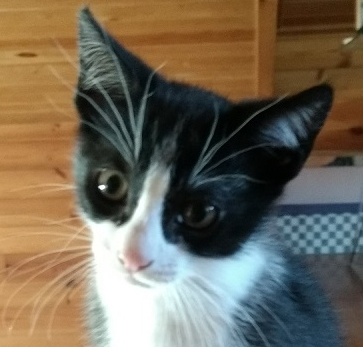
#> input picture images/cat-face.png, 363 x 347 px
$ python Filter2DKernels.py
#> lines starting #> are read from the running program, lines starting #| are printed output that depends on the picture
import cv2
import numpy as np
import matplotlib.pyplot as plt

def ShowWithMatplotlib(colorImg, title, pos):
    imgRGB=colorImg[:, :, ::-1]
    ax=plt.subplot(3, 4, pos)
    plt.imshow(imgRGB)
    plt.title(title)
    plt.axis('off')

plt.figure(figsize=(12, 6))
plt.suptitle("Comparing different kernels using cv2.filter2D()", fontsize=14, fontweight='bold')
image=cv2.imread('images/cat-face.png')
#> image is the input picture: shape (347, 363, 3); mean B, G, R 87.1, 104.1, 114.1

kernelIdentity=np.array([[0, 0, 0],
                         [0, 1, 0],
                         [0, 0, 0]])
kernelEdgeDetection1=np.array([[1, 0, -1],
                               [0, 0, 0],
                               [-1, 0, 1]])
kernelEdgeDetection2=np.array([[0, 1, 0],
                               [1, -4, 1],
                               [0, 1, 0]])
kernelEdgeDetection3=np.array([[-1, -1, -1],
                               [-1, 8, -1],
                               [-1, -1, -1]])
kernelSharpen=np.array([[0, -1, 0],
                        [-1, 5, -1],
                        [0, -1, 0]])
kernelUnsharpMasking=-1/256*np.array([[1, 4, 6, 4, 1],
                                      [4, 16, 24, 16, 4],
                                      [6, 24, -476, 24, 6],
                                      [4, 16, 24, 16, 4],
                                      [1, 4, 6, 4, 1]])
kernelBlur=1/9*np.array([[1, 1, 1],
                         [1, 1, 1],
                         [1, 1, 1]])
gaussianBlur=1/16*np.array([[1, 2, 1],
                            [2, 4, 2],
                            [1, 2, 1]])
kernelEmboss=np.array([[-2, -1, 0],
                       [-1, 1, 1],
                       [0, 1, 2]])
sobelXKernel=np.array([[1, 0, -1],
                       [2, 0, -2],
                       [1, 0, -1]])
sobelYKernel=np.array([[1, 2, 1],
                       [0, 0, 0],
                       [-1, -2, -1]])
outlineKernel=np.array([[-1, -1, -1],
                        [-1, 8, -1],
                        [-1, -1, -1]])

originalImage=cv2.filter2D(image, -1, kernelIdentity)
edgeImage1=cv2.filter2D(image, -1, kernelEdgeDetection1)
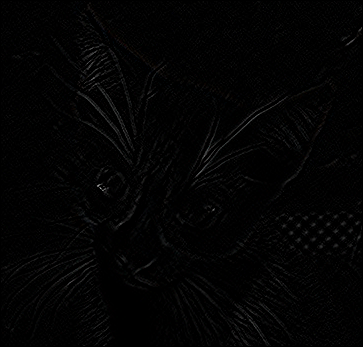
#> edgeImage1: shape (347, 363, 3); mean B, G, R 3.1, 3.1, 3.1
edgeImage2=cv2.filter2D(image, -1, kernelEdgeDetection2)
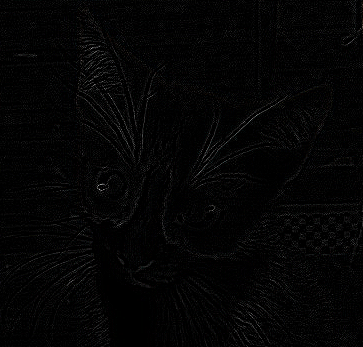
#> edgeImage2: shape (347, 363, 3); mean B, G, R 4.3, 4.3, 4.3
edgeImage3=cv2.filter2D(image, -1, kernelEdgeDetection3)
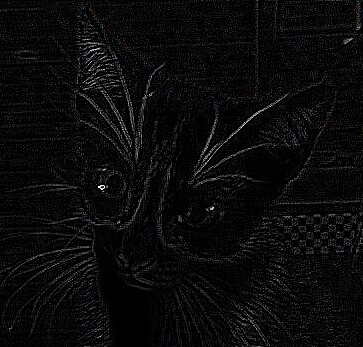
#> edgeImage3: shape (347, 363, 3); mean B, G, R 10.1, 9.9, 10
sharpenImage=cv2.filter2D(image, -1, kernelSharpen)
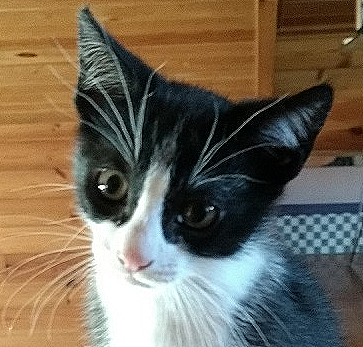
#> sharpenImage: shape (347, 363, 3); mean B, G, R 87.3, 104.2, 114.4
unsharpMaskingImage=cv2.filter2D(image, -1, kernelUnsharpMasking)
blurImage=cv2.filter2D(image, -1, kernelBlur)
gaussianBlurImage=cv2.filter2D(image, -1, gaussianBlur)
embossImage=cv2.filter2D(image, -1, kernelEmboss)
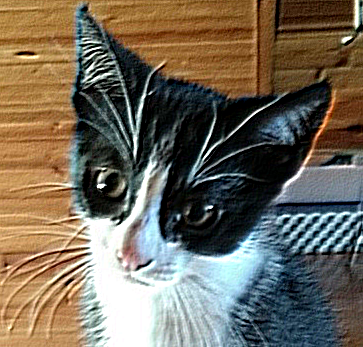
#> embossImage: shape (347, 363, 3); mean B, G, R 89.7, 105.2, 114.6
sobelXImage=cv2.filter2D(image, -1, sobelXKernel)
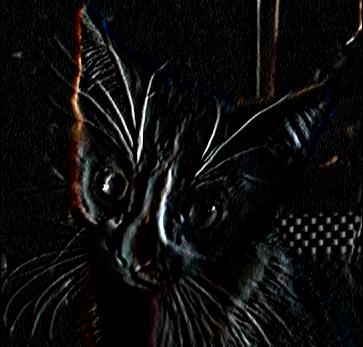
#> sobelXImage: shape (347, 363, 3); mean B, G, R 12.8, 13.1, 13.5
sobelYImage=cv2.filter2D(image, -1, sobelYKernel)
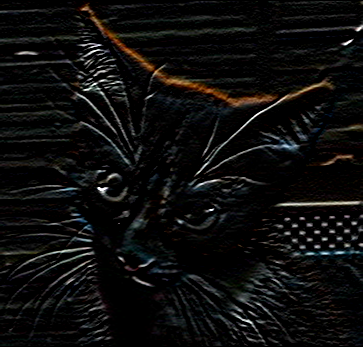
#> sobelYImage: shape (347, 363, 3); mean B, G, R 12.6, 13.2, 13.5
outlineImage=cv2.filter2D(image, -1, outlineKernel)

ShowWithMatplotlib(originalImage, "identity kernel", 1)
ShowWithMatplotlib(edgeImage1, "edge detection 1", 2)
ShowWithMatplotlib(edgeImage2, "edge detection 2", 3)
ShowWithMatplotlib(edgeImage3, "edge detection 3", 4)
ShowWithMatplotlib(sharpenImage, "sharpen", 5)
ShowWithMatplotlib(unsharpMaskingImage, "unsharp masking", 6)
ShowWithMatplotlib(blurImage, "blur image", 7)
ShowWithMatplotlib(gaussianBlurImage, "gaussian blur image", 8)
ShowWithMatplotlib(embossImage, "emboss image", 9)
ShowWithMatplotlib(sobelXImage, "sobel x image", 10)
ShowWithMatplotlib(sobelYImage, "sobel y image", 11)
ShowWithMatplotlib(outlineImage, "outline image", 12)
plt.show()

$ run again, with images/cat.png copied over images/cat-face.png
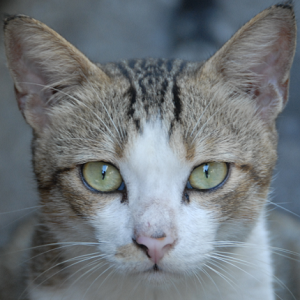
#> input picture images/cat.png, 300 x 300 px
#> image is the input picture: shape (300, 300, 3); mean B, G, R 123, 118.5, 112.1
#> `embossImage=cv2.filter2D(image, -1, kernelEmboss)`:
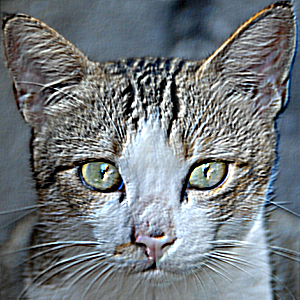
#> embossImage: shape (300, 300, 3); mean B, G, R 124.9, 120.5, 114.1
#> `sobelYImage=cv2.filter2D(image, -1, sobelYKernel)`:
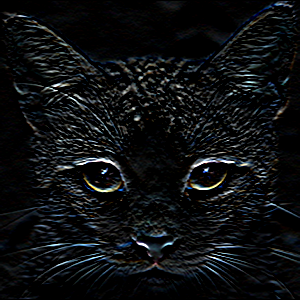
#> sobelYImage: shape (300, 300, 3); mean B, G, R 17.3, 15.8, 14

$ run again, with images/leaf-noise.png copied over images/cat-face.png
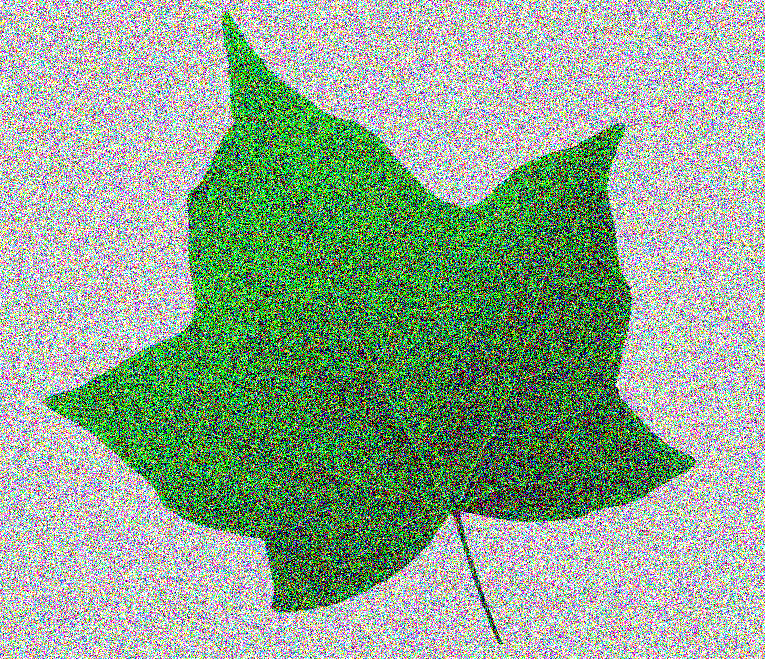
#> input picture images/leaf-noise.png, 765 x 659 px
#> image is the input picture: shape (659, 765, 3); mean B, G, R 143.7, 166.8, 143.8
#> `sobelXImage=cv2.filter2D(image, -1, sobelXKernel)`:
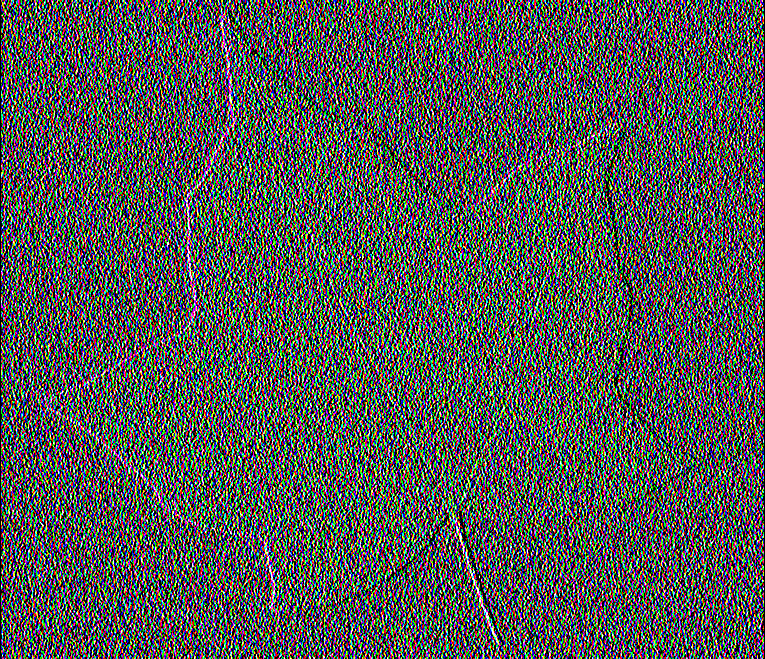
#> sobelXImage: shape (659, 765, 3); mean B, G, R 84.4, 87.6, 84.7
#> `sobelYImage=cv2.filter2D(image, -1, sobelYKernel)`:
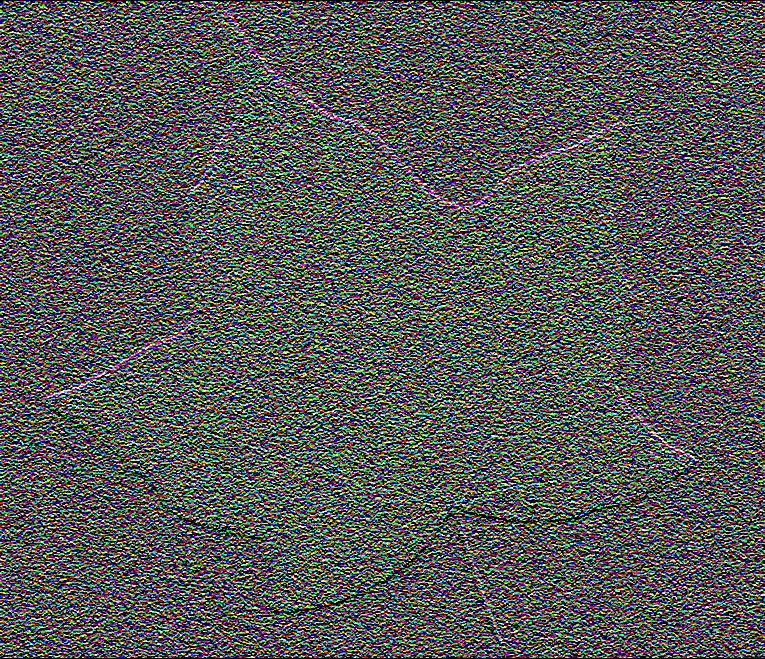
#> sobelYImage: shape (659, 765, 3); mean B, G, R 84.4, 87.6, 84.6
